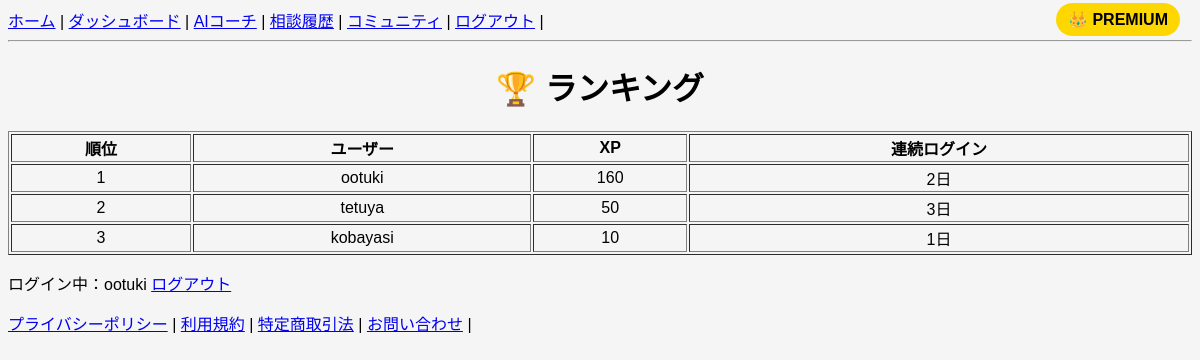
The page /ranking/ (signed in) on the database as committed earlier.
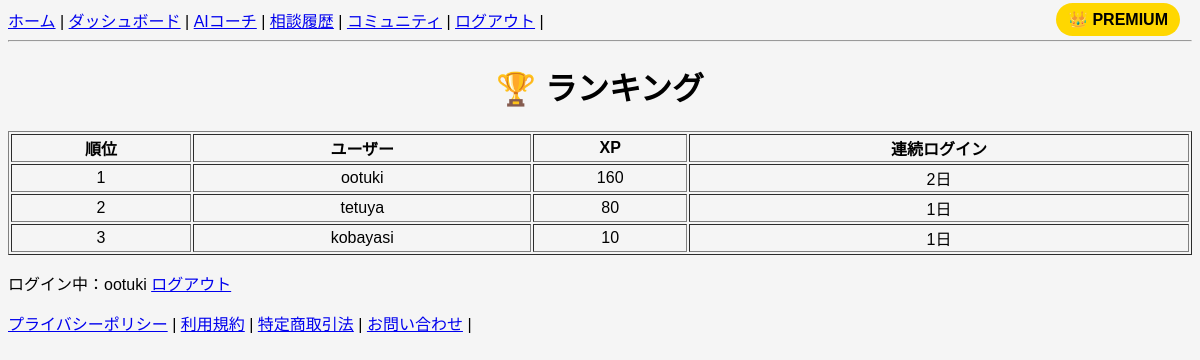
The same page on the database as committed later.
### snippets/models.py (models this page shows, shortened)
class Profile(models.Model):
    user = models.OneToOneField(User, on_delete=models.CASCADE)
    sidejob_type = models.CharField(max_length=20, blank=True, default="seller")
    is_premium = models.BooleanField(default=False)
    xp = models.IntegerField(default=0)
    level = models.IntegerField(default=1)
    streak = models.IntegerField(default=0)
    last_login_date = models.DateField(null=True, blank=True)
    streak_freeze = models.BooleanField(default=False)
    ai_count = models.IntegerField(default=0)

### snippets/views/ranking_views.py (the view)
# urls.py: path("ranking/", ranking, name="ranking"),
@login_required
def ranking(request):
    users = Profile.objects.all().order_by("-xp", "-is_premium")[:50]
    all_users = Profile.objects.all().order_by("-xp")
    rank = list(all_users).index(request.user.profile) + 1
    return render(request, "snippets/ranking.html", {
        "users": users
    })

### snippets/templates/snippets/ranking.html
{% extends "snippets/base.html" %}
{% block content %}
<h1>🏆 ランキング</h1>
<table border="1" style="width:100%;text-align:center;">
    <tr>
        <th>順位</th>
        <th>ユーザー</th>
        <th>XP</th>
        <th>連続ログイン</th>
    </tr>
    {% for user in users %}
    <tr>
        <td>{{ forloop.counter }}</td>
        <td>{{ user.user.username }}</td>
        <td>{{ user.xp }}</td>
        <td>{{ user.streak }}日</td>
    </tr>
    {% endfor %}
</table>
{% endblock %}

Rows that differ between the two databases and show on the page:
changed Profile "tetuya": xp "50" → "80"; streak "3" → "1"
